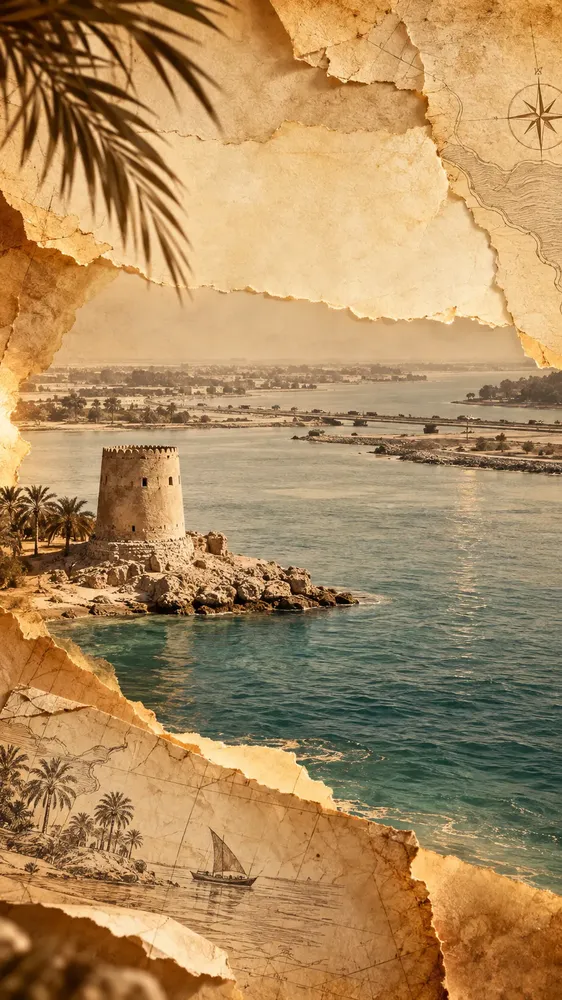
#> input picture al-maqta-film/references/scene01-parchment-world.webp, 562 x 1000 px, shrunk from 1080 x 1920 before the run
$ python extend.py ../references/scene01-parchment-world.webp ../references/scene02-archival.webp 5
#> lines starting #> are read from the running program, lines starting #| are printed output that depends on the picture
"""Extends paper_main.png past its edges with a blurred mirror so the diorama
can be framed wider than the source without visible borders."""
import sys
import numpy as np
from PIL import Image
from scipy.ndimage import gaussian_filter, distance_transform_edt

src, dst, pad = sys.argv[1], sys.argv[2], int(sys.argv[3])
a = np.asarray(Image.open(src).convert("RGB")).astype(float)
h, w, _ = a.shape
#> h = 1000; w = 562
ext = np.pad(a, ((pad, pad), (pad, pad), (0, 0)), mode="reflect")
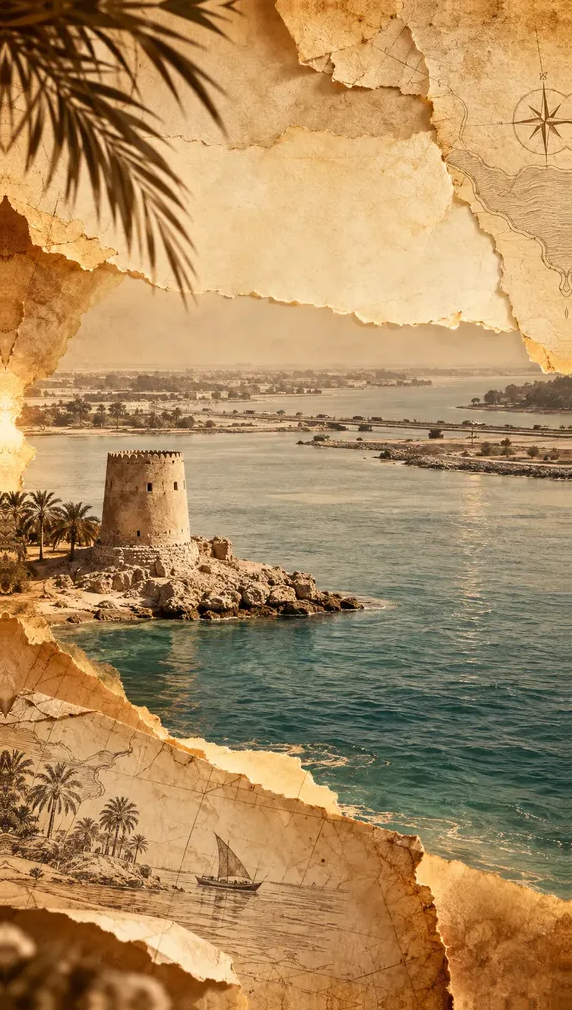
#> ext: shape (1010, 572, 3) float64; mean R, G, B 173.2, 138.7, 93.6
inside = np.zeros(ext.shape[:2], bool)
inside[pad:pad + h, pad:pad + w] = True
d = distance_transform_edt(~inside)
out = ext.copy()
for sigma, lo in [(10, 0), (22, 60), (40, 160), (60, 300)]:
    b = gaussian_filter(ext, (sigma, sigma, 0))
    m = np.clip((d - lo) / 60, 0, 1)[..., None]
    out = out * (1 - m) + b * m
#> this loop made 4 passes
#> pass 1, `b = gaussian_filter(ext, (sigma, sigma, 0))`:
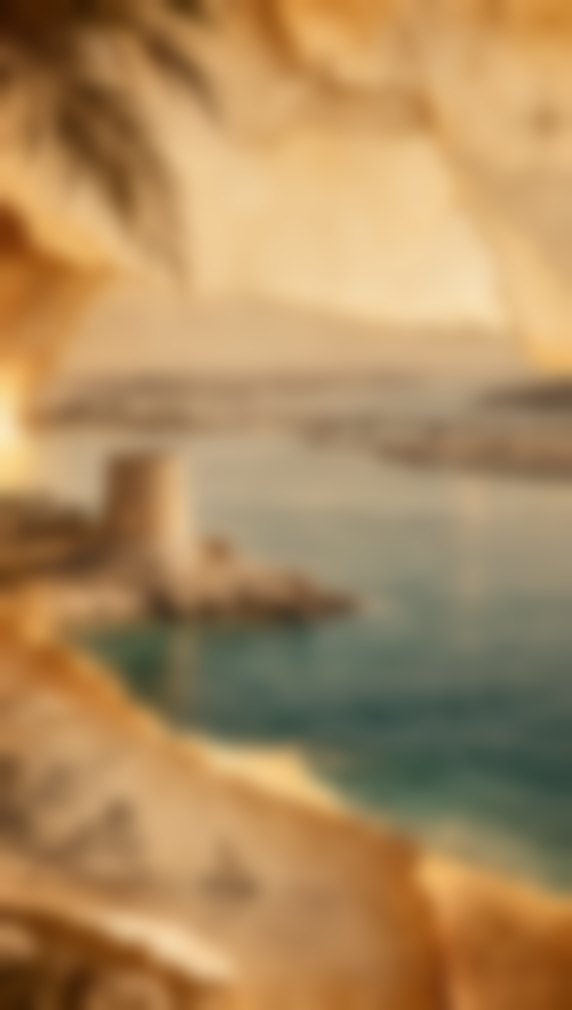
#> b: shape (1010, 572, 3) float64; mean R, G, B 173.2, 138.7, 93.6
#> pass 2, `b = gaussian_filter(ext, (sigma, sigma, 0))`:
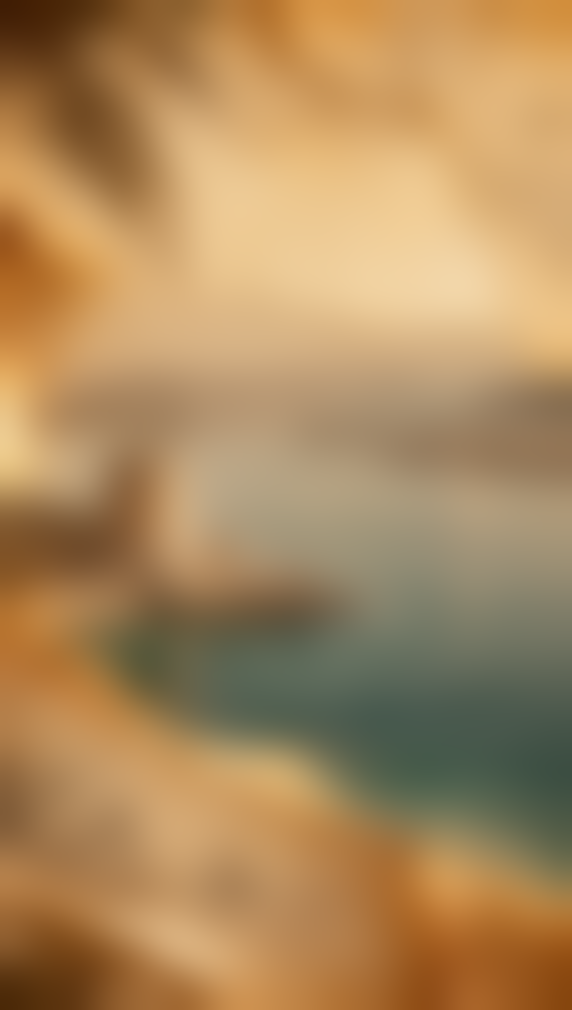
#> b: shape (1010, 572, 3) float64; mean R, G, B 173.2, 138.7, 93.6
#> pass 3, `b = gaussian_filter(ext, (sigma, sigma, 0))`:
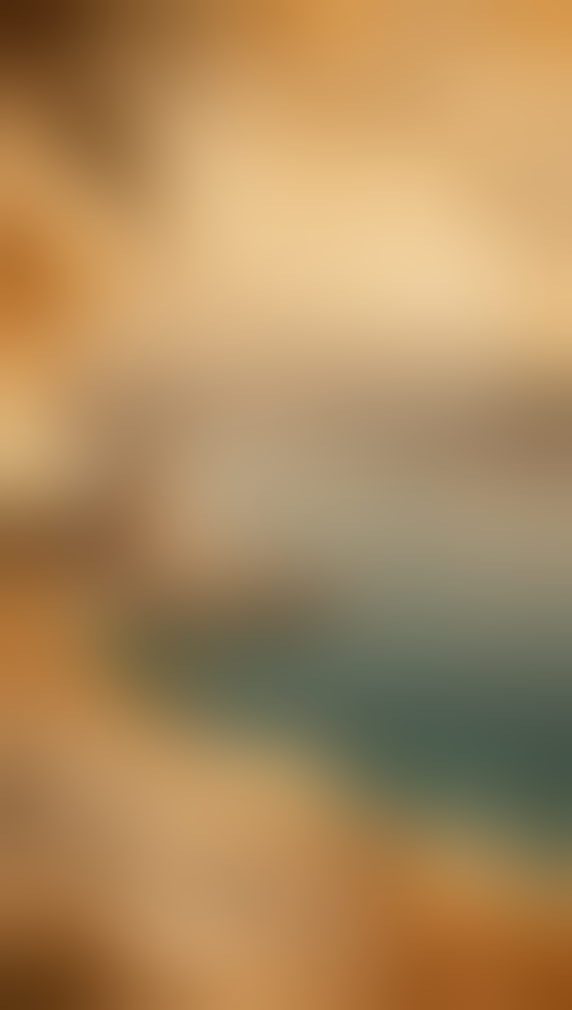
#> b: shape (1010, 572, 3) float64; mean R, G, B 173.2, 138.7, 93.6
# soften the seam itself
seam = gaussian_filter(ext, (6, 6, 0))
m = np.clip(1 - np.abs(d - 4) / 18, 0, 1)[..., None] * (d > 0)[..., None]
out = out * (1 - m) + seam * m
Image.fromarray(np.clip(out, 0, 255).astype(np.uint8)).save(dst)

$ run again, on al-maqta-film/references/scene04-paper-bridge.webp
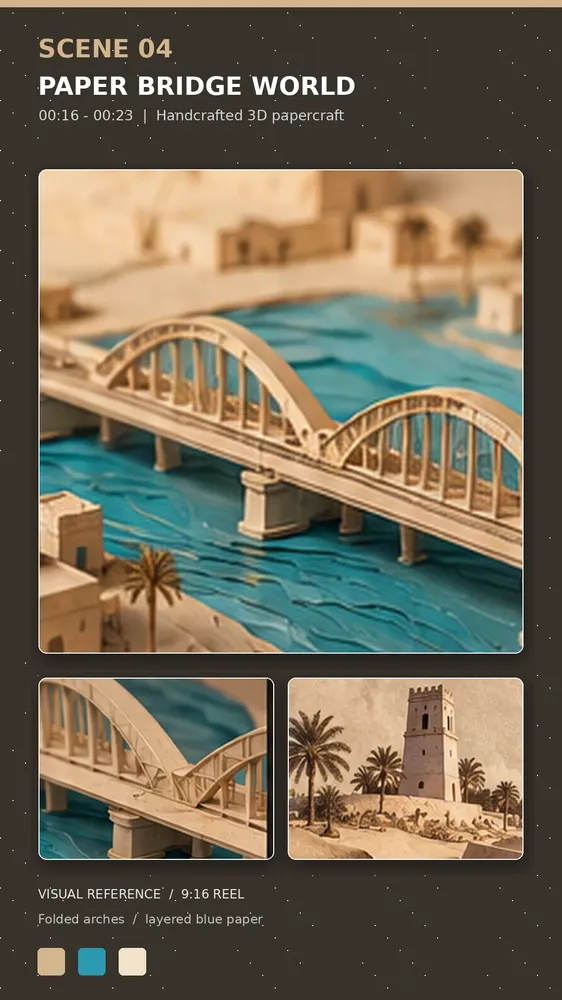
#> input picture al-maqta-film/references/scene04-paper-bridge.webp, 562 x 1000 px, shrunk from 1080 x 1920 before the run
#> `ext = np.pad(a, ((pad, pad), (pad, pad), (0, 0)), mode="reflect")`:
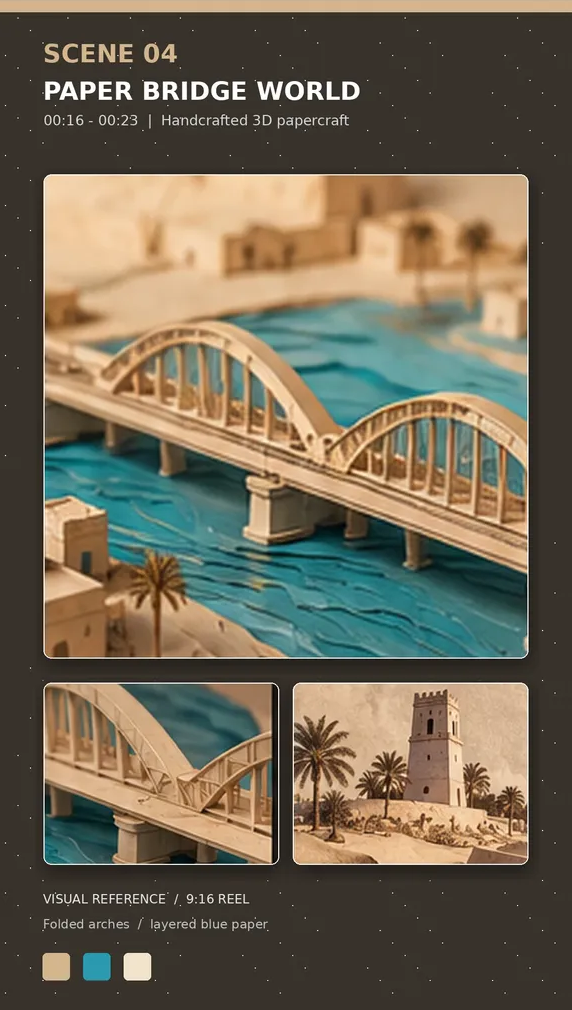
#> ext: shape (1010, 572, 3) float64; mean R, G, B 111.5, 102.2, 83.6
#> `seam = gaussian_filter(ext, (6, 6, 0))`:
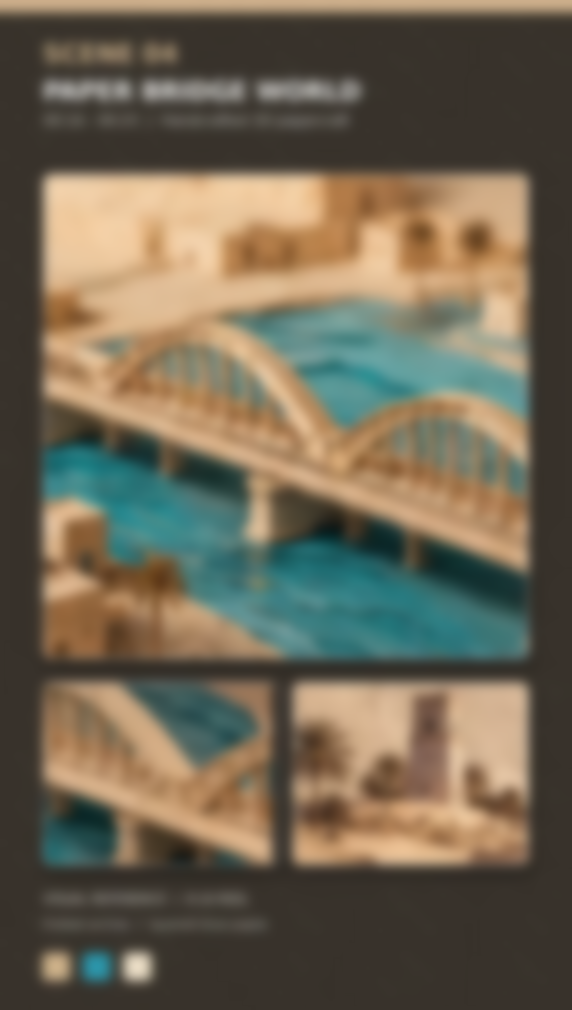
#> seam: shape (1010, 572, 3) float64; mean R, G, B 111.5, 102.2, 83.6

$ run again, on al-maqta-film/references/scene06-golden-hour.webp
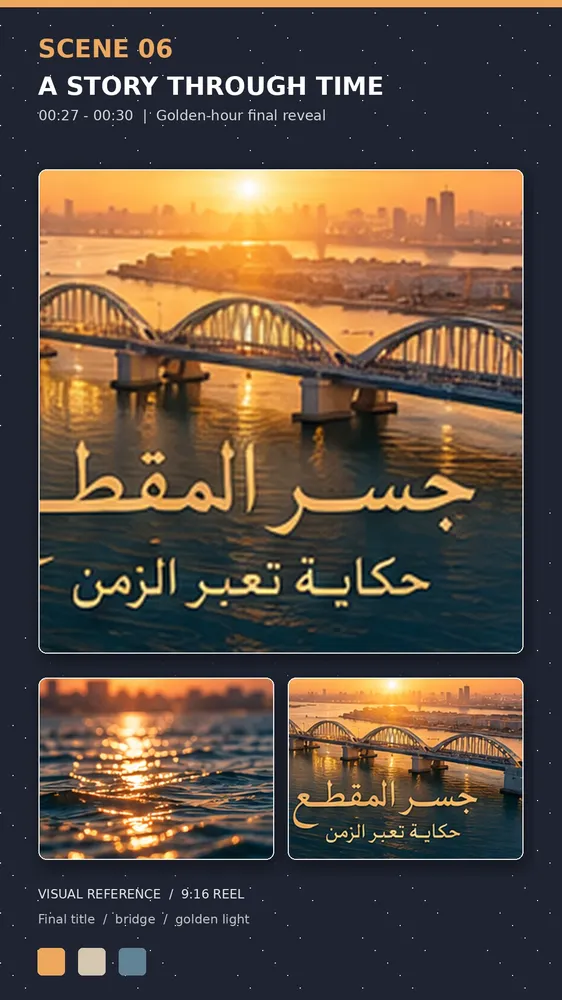
#> input picture al-maqta-film/references/scene06-golden-hour.webp, 562 x 1000 px, shrunk from 1080 x 1920 before the run
#> `ext = np.pad(a, ((pad, pad), (pad, pad), (0, 0)), mode="reflect")`:
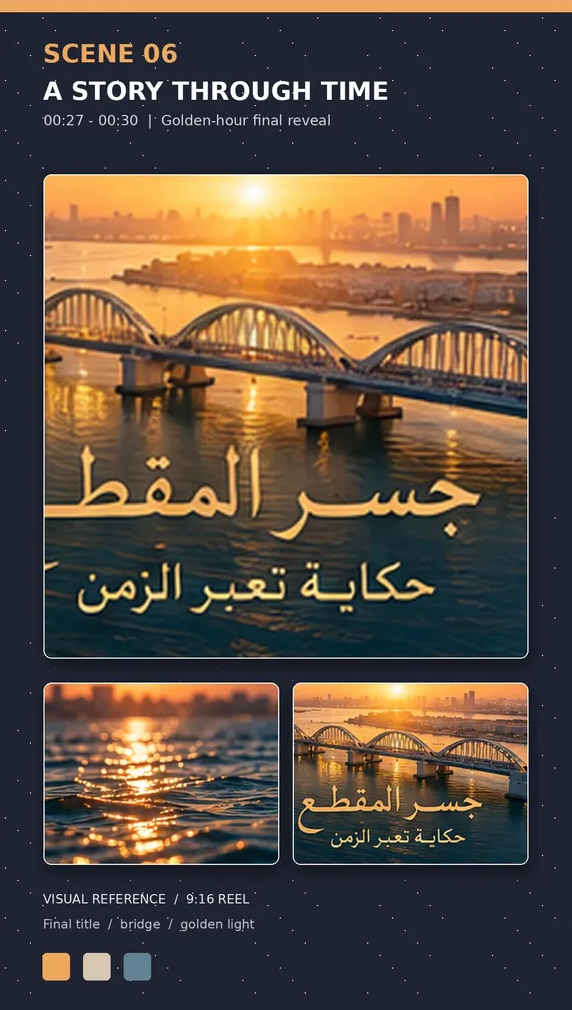
#> ext: shape (1010, 572, 3) float64; mean R, G, B 90.3, 75.2, 62.8
#> `seam = gaussian_filter(ext, (6, 6, 0))`:
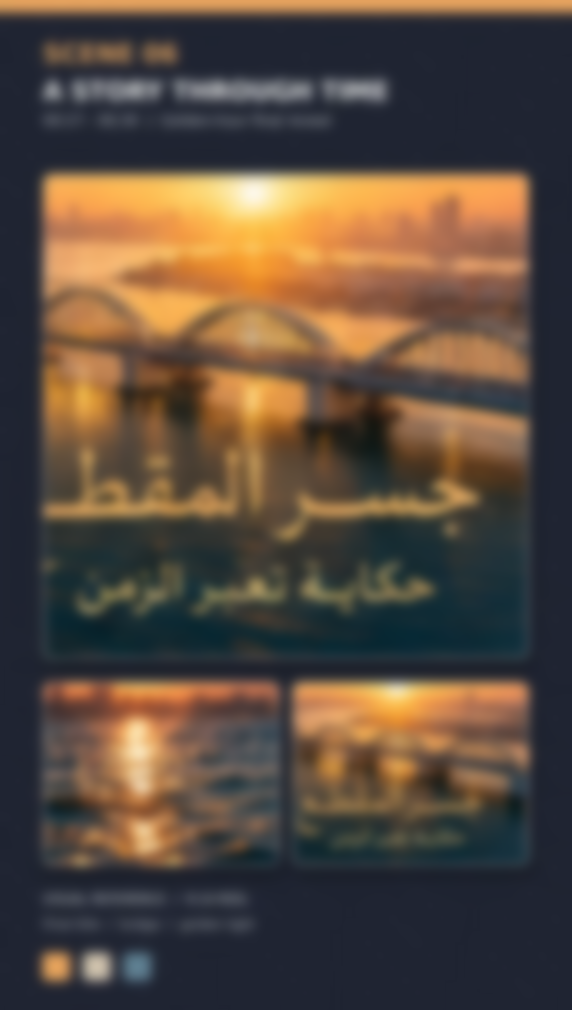
#> seam: shape (1010, 572, 3) float64; mean R, G, B 90.3, 75.2, 62.8
